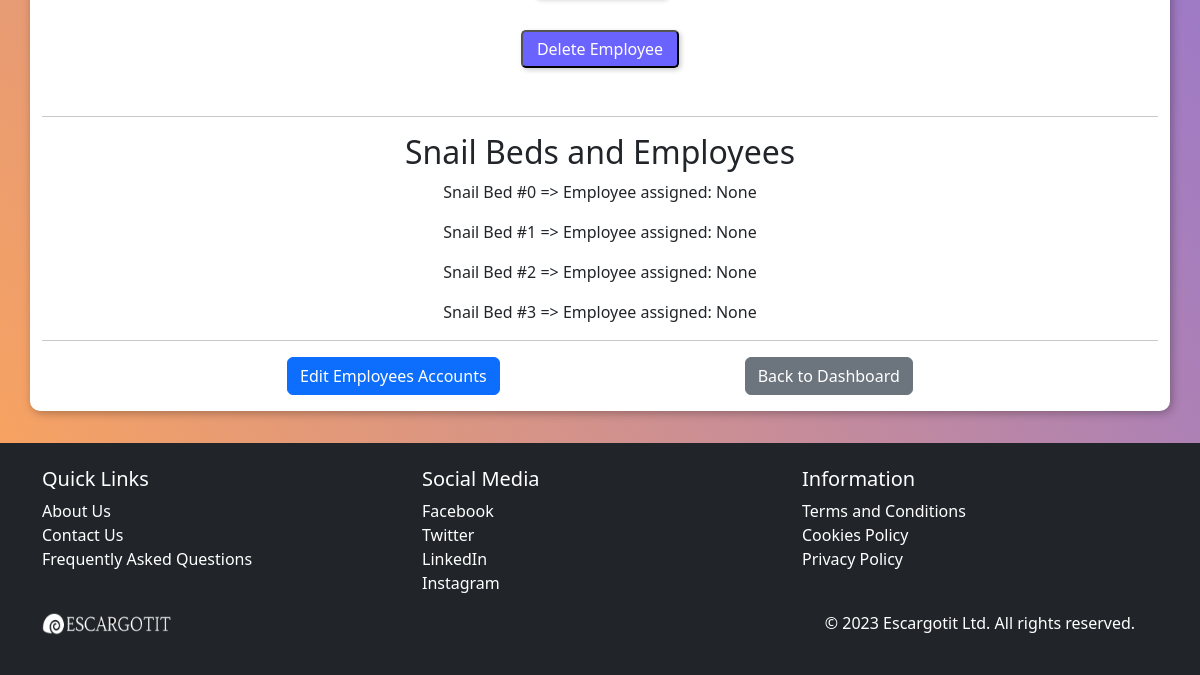
The page /custom_admin_panel/ (signed in, lower part) on the database as committed earlier.
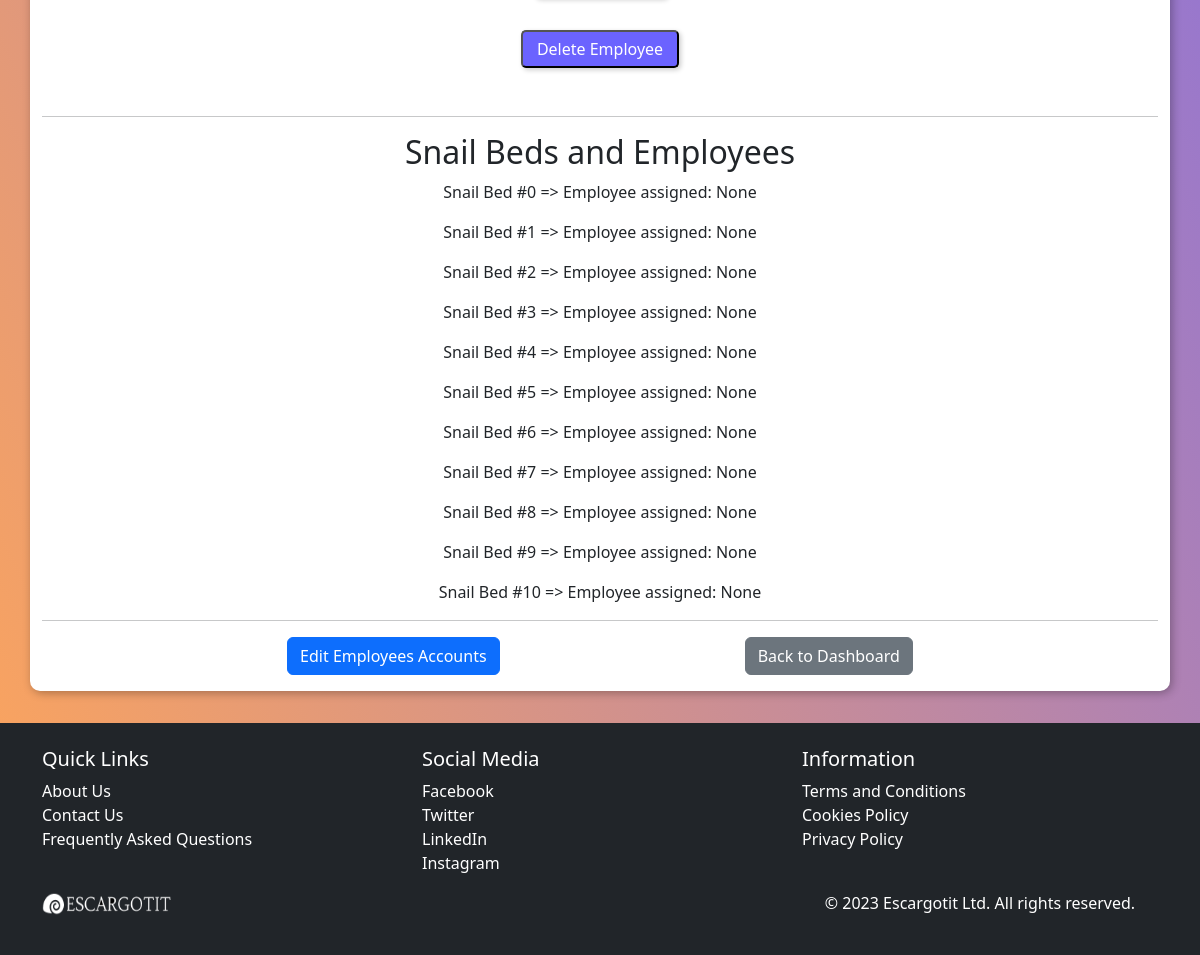
The same page on the database as committed later.
### core/models.py (models this page shows, shortened)
class SnailBed(models.Model):
    bed_name = models.CharField(max_length=100, unique=False, null=True, blank=True)
    user = models.ForeignKey(AdminUser, on_delete=models.CASCADE, null=True, blank=True, db_constraint=False)
    employee = models.ForeignKey(EmployeeUser, on_delete=models.SET_NULL, null=True, blank=True, db_constraint=False)
    snail_amount = models.IntegerField(null=True, blank=True)
    hatch_rate = models.ForeignKey('SnailHatchRate', on_delete=models.SET_NULL, null=True, blank=True)
    mortality_rate = models.ForeignKey('SnailMortalityRate', on_delete=models.SET_NULL, null=True, blank=True)
    maturity_rate = models.ForeignKey('TimeTakenToMature', on_delete=models.SET_NULL, null=True, blank=True)
    snail_feed = models.ForeignKey('SnailFeed', on_delete=models.SET_NULL, null=True, blank=True)

### core/views.py (the view, shortened to what this page needs)
# urls.py: path('custom_admin_panel/', views.custom_admin_panel, name='custom_admin_panel'),
@login_required(login_url='login')
def custom_admin_panel(request):
    current_user = AdminUser.objects.filter(user=request.user).first()
    if request.method == 'POST' and 'register_employee' in request.POST:
        form = EmployeeCreationForm(admin=current_user, data=request.POST) # pass current admin
        if form.is_valid():
            form.save()
            username = form.cleaned_data.get('username')
            messages.success(request, f'Employee user {username} has been created.')
            return redirect('custom_admin_panel')
    else:
        form = EmployeeCreationForm(admin=current_user)
    if request.method == 'POST' and 'delete_employee' in request.POST:
        delete_form = DeleteEmployeeForm(request.POST)
        if delete_form.is_valid():
            employee_to_delete = delete_form.cleaned_data['employee_to_delete']
            user_to_delete = employee_to_delete.user
            username = employee_to_delete.user.username
            if SnailBed.objects.filter(employee=employee_to_delete).exists():
                messages.error(request, f'Employee {username} is assigned to one or more Snail Beds. Unassign them first before deleting.')
            else:
                user_to_delete = employee_to_delete.user
                user_to_delete.delete()
                messages.success(request, f'Employee {username} has been deleted.')
    else:
        delete_form = DeleteEmployeeForm()
    snail_beds = SnailBed.objects.filter(user=current_user)
    employees = EmployeeUser.objects.all()
    context = {
        'snail_beds': snail_beds,
        'employees': employees,
        'form': form,
        'delete_form': delete_form,
        }
    return render(request, 'admin_panel.html', context)

### core/models.py (called while the page is built)
    def __str__(self):
        return self.user.username

### templates/admin_panel.html (shortened to what this page needs)
{% extends "base/base.html" %}
{% load static %}
{% block scripts %}
    <link href="{% static 'css/admin-panel.css' %}" rel="stylesheet" type="text/css">
{% endblock %}
{% block content %}
<div class="main container mt-4">
    <form method="post">
        <button type="submit" name="delete_employee">Delete Employee</button>
    </form>
    <hr>
    <h2>Snail Beds and Employees</h2>
    {% if snail_beds|length > 0 %}
        {% for bed in snail_beds %}
            <p>{{ bed.bed_name }} =>  Employee assigned: {{bed.employee}}</p>
        {% endfor %}
    {% else %}
        <p>You have no Snail Beds created yet.</p>
    {% endif %}
    <hr>
    <div id="buttons-container">
        <a class="btn btn-primary" href="{% url 'employees' %}">Edit Employees Accounts</a>
        <a class="btn btn-secondary" href="{% url 'dashboard' %}">Back to Dashboard</a>
    </div>
</div>
{% endblock %}

Rows that differ between the two databases and show on the page:
added SnailBed: bed_name "Snail Bed #4", employee "None"
added SnailBed: bed_name "Snail Bed #5", employee "None"
added SnailBed: bed_name "Snail Bed #6", employee "None"
added SnailBed: bed_name "Snail Bed #7", employee "None"
added SnailBed: bed_name "Snail Bed #8", employee "None"
added SnailBed: bed_name "Snail Bed #9", employee "None"
added SnailBed: bed_name "Snail Bed #10", employee "None"
